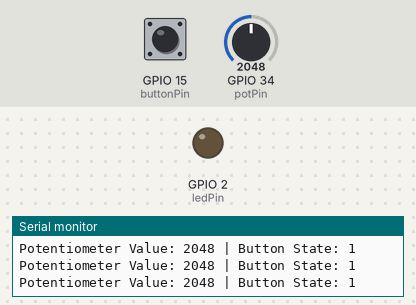
Bench run of a sketch on a simulated ESP32. Parts: output pins drawn as LEDs (lit = HIGH), the last lines printed to the serial monitor. Inputs (shaded band) come from the test bench; at power-on: GPIO 15 (buttonPin) HIGH, GPIO 34 (potPin) = 2048.

Above: at 1.2 s.
1.3 s: GPIO 15 (buttonPin) pulled LOW for 0.15 s
At 1.4 s:
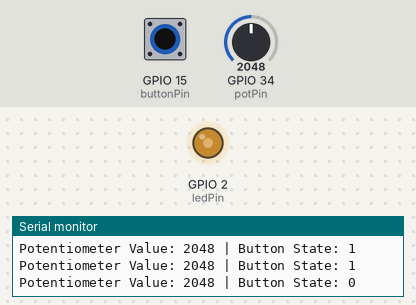
3.0 s: GPIO 15 (buttonPin) pulled LOW for 3.2 s
At 7.1 s:
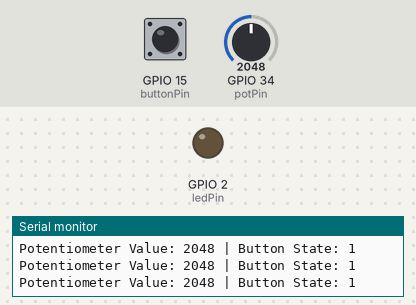
Timing chart, 0 to 8.6 s (numbered marks = the images above; inputs shaded):
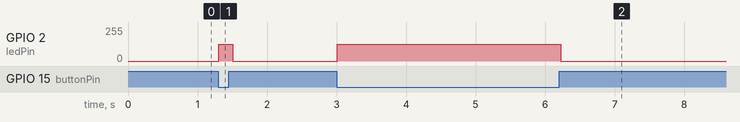

The sketch:

led_control.ino
```cpp
/*
Created entirely by copilot
*/

const int potPin = 34; // Pin where the potentiometer is connected
const int ledPin = 2;  // Pin where the LED is connected
const int buttonPin = 15; // Pin where the button is connected

int potValue = 0; // Variable to store the potentiometer value
int buttonState = 0; // Variable to store the button state

void setup() {
    pinMode(potPin, INPUT);
    pinMode(ledPin, OUTPUT);
    pinMode(buttonPin, INPUT_PULLUP); // Use internal pull-up resistor
    Serial.begin(115200); // Initialize serial communication
}

void loop() {
    potValue = analogRead(potPin); // Read the potentiometer value
    buttonState = digitalRead(buttonPin); // Read the button state

    if (buttonState == LOW) { // If button is pressed
        int ledBrightness = map(potValue, 0, 4095, 0, 255); // Map potentiometer value to LED brightness
        analogWrite(ledPin, ledBrightness); // Set LED brightness
    } else {
        analogWrite(ledPin, 0); // Turn off the LED
    }

    Serial.print("Potentiometer Value: ");
    Serial.print(potValue);
    Serial.print(" | Button State: ");
    Serial.println(buttonState);

    delay(100); // Small delay for stability
}
```

Measured:
- after the input at 1.3 s, GPIO 2 (ledPin): 0/255 → 127/255 at once, → 0/255 0.20 s later
- after the input at 3.0 s, GPIO 2 (ledPin): 0/255 → 127/255 at once, → 0/255 3.2 s later
